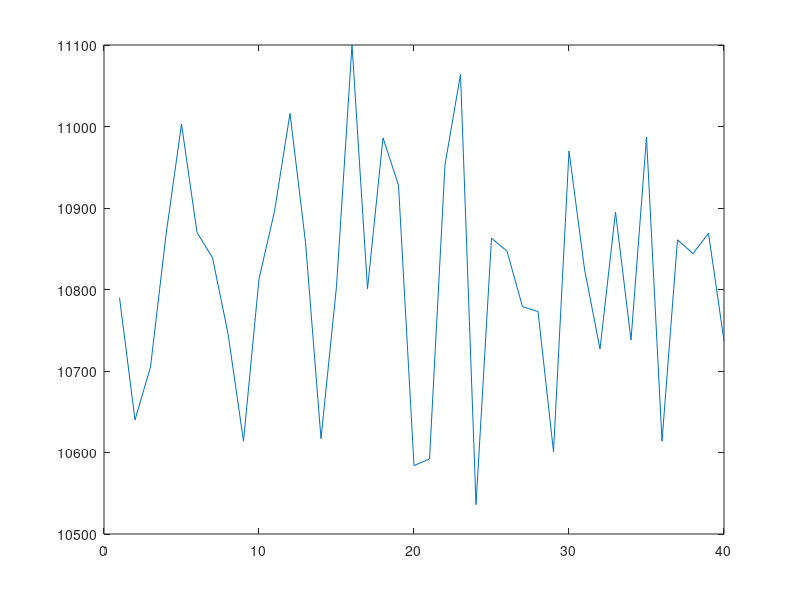

Source code (MATLAB):
%UNTITLED Summary of this function goes here
%   Detailed explanation goes here
trials = 150;
x = zeros(3*trials,1);
for j=1:3
    for i=1:trials
        number = randi(9,1);
        x(i+(j-1)*trials,1) = number;
    end
end

autocor = zeros(40,1);
for lag=1:40
dx = circshift(x,lag);
autocor(lag,1) = sum(x.*dx);
end
figure;
plot(autocor);


